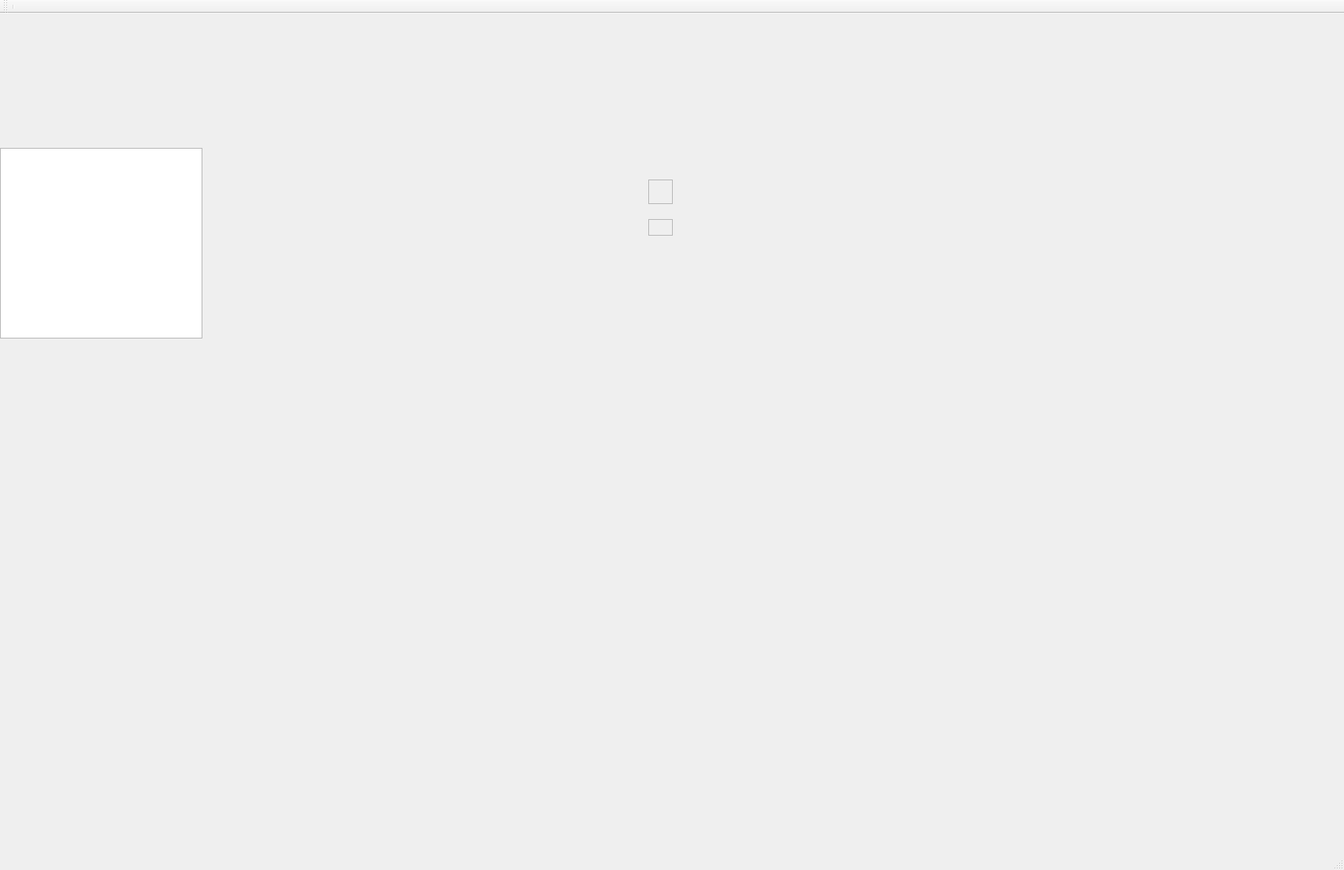
<?xml version="1.0" encoding="UTF-8"?>
<ui version="4.0">
 <class>MainWindow</class>
 <widget class="QMainWindow" name="MainWindow">
  <property name="geometry">
   <rect>
    <x>0</x>
    <y>0</y>
    <width>1700</width>
    <height>1100</height>
   </rect>
  </property>
  <property name="minimumSize">
   <size>
    <width>1700</width>
    <height>1100</height>
   </size>
  </property>
  <property name="maximumSize">
   <size>
    <width>1700</width>
    <height>1100</height>
   </size>
  </property>
  <property name="windowTitle">
   <string>MainWindow</string>
  </property>
  <widget class="QWidget" name="centralwidget">
   <property name="layoutDirection">
    <enum>Qt::RightToLeft</enum>
   </property>
   <widget class="QWidget" name="widget" native="true">
    <property name="geometry">
     <rect>
      <x>0</x>
      <y>0</y>
      <width>1700</width>
      <height>1000</height>
     </rect>
    </property>
    <property name="minimumSize">
     <size>
      <width>1700</width>
      <height>1000</height>
     </size>
    </property>
    <property name="maximumSize">
     <size>
      <width>1700</width>
      <height>1000</height>
     </size>
    </property>
    <property name="styleSheet">
     <string notr="true">image: url(:/map.png);</string>
    </property>
    <widget class="QFrame" name="frame">
     <property name="geometry">
      <rect>
       <x>820</x>
       <y>260</y>
       <width>31</width>
       <height>21</height>
      </rect>
     </property>
     <property name="styleSheet">
      <string notr="true">image: url(:/dot.png);</string>
     </property>
     <property name="frameShape">
      <enum>QFrame::StyledPanel</enum>
     </property>
     <property name="frameShadow">
      <enum>QFrame::Raised</enum>
     </property>
    </widget>
    <widget class="QFrame" name="frame_2">
     <property name="geometry">
      <rect>
       <x>820</x>
       <y>210</y>
       <width>31</width>
       <height>31</height>
      </rect>
     </property>
     <property name="styleSheet">
      <string notr="true">image: url(:/bug.png);</string>
     </property>
     <property name="frameShape">
      <enum>QFrame::StyledPanel</enum>
     </property>
     <property name="frameShadow">
      <enum>QFrame::Raised</enum>
     </property>
    </widget>
    <widget class="QTextBrowser" name="log">
     <property name="geometry">
      <rect>
       <x>0</x>
       <y>170</y>
       <width>256</width>
       <height>241</height>
      </rect>
     </property>
    </widget>
   </widget>
  </widget>
  <widget class="QStatusBar" name="statusbar"/>
  <widget class="QToolBar" name="toolBar">
   <property name="font">
    <font>
     <pointsize>9</pointsize>
    </font>
   </property>
   <property name="windowTitle">
    <string>toolBar</string>
   </property>
   <attribute name="toolBarArea">
    <enum>TopToolBarArea</enum>
   </attribute>
   <attribute name="toolBarBreak">
    <bool>false</bool>
   </attribute>
   <addaction name="separator"/>
  </widget>
  <action name="QComboBox">
   <property name="text">
    <string>起点</string>
   </property>
  </action>
  <action name="actionssd">
   <property name="text">
    <string>ssd]</string>
   </property>
  </action>
  <action name="actionsdsad">
   <property name="text">
    <string>sdsad</string>
   </property>
  </action>
  <action name="action">
   <property name="text">
    <string>医务室</string>
   </property>
  </action>
  <action name="action_2">
   <property name="text">
    <string>运动场</string>
   </property>
  </action>
  <action name="action_3">
   <property name="text">
    <string>雁北园北区</string>
   </property>
  </action>
  <action name="action_4">
   <property name="text">
    <string>医务室</string>
   </property>
  </action>
  <action name="action_5">
   <property name="text">
    <string>运动场</string>
   </property>
  </action>
  <action name="action_6">
   <property name="text">
    <string>雁北园北区</string>
   </property>
  </action>
 </widget>
 <resources/>
 <connections/>
</ui>
